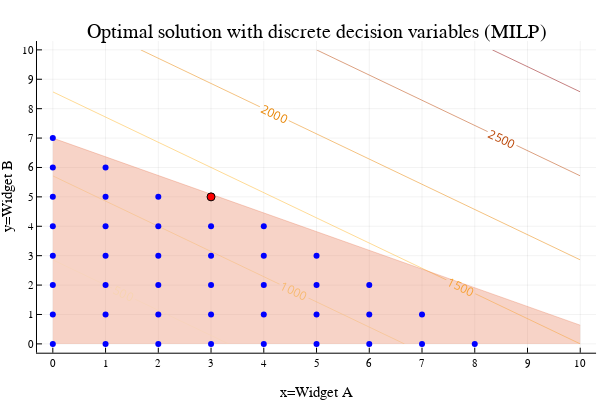

The code cell stored with this chart in its notebook:
### Code cell
contour(x,y,(x,y)->f(x,y),nlevels=10, c=:heat, linewidth=10, colorbar = false, contour_labels = true)
title!("Optimal solution with discrete decision variables (MILP)")
xaxis!("x=Widget A")
yaxis!("y=Widget B")
xticks!(0:maximum(x))
yticks!(0:maximum(y))
areaplot!(x[x.<=11], (77 .- 7*x[x.<=11])./11, legend=false, opacity=0.3)
areaplot!(x[x.<=8], (80 .- 10*x[x.<=8])./8, legend=false, opacity=0.3)
areaplot!(x[x.<=8], repeat([maximum(y)],length(x[x.<=8])), legend=false, opacity=0.15)
#areaplot!([8;0;4.888], [0;7;3.888], legend=false, opacity=1.0)
# display feasible discrete points
scatter!([repeat([0],8)],[0:7], markerstrokewidth=0,markersize=3, markercolor="blue")
scatter!([repeat([1],7)],[0:6], markerstrokewidth=0,markersize=3, markercolor="blue")
scatter!([repeat([2],6)],[0:5], markerstrokewidth=0,markersize=3, markercolor="blue")
scatter!([repeat([3],6)],[0:5], markerstrokewidth=0,markersize=3, markercolor="blue")
scatter!([repeat([4],5)],[0:4], markerstrokewidth=0,markersize=3, markercolor="blue")
scatter!([repeat([5],4)],[0:3], markerstrokewidth=0,markersize=3, markercolor="blue")
scatter!([repeat([6],3)],[0:2], markerstrokewidth=0,markersize=3, markercolor="blue")
scatter!([repeat([7],2)],[0:1], markerstrokewidth=0,markersize=3, markercolor="blue")
scatter!([8,],[0], markerstrokewidth=0,markersize=3, markercolor="blue")
# optimal solution
scatter!([3], [5], markercolor="red")

### Figure 1 — Plotly figure (JSON) as saved in the notebook; plotly's stock layout.template omitted (floating-point values rounded to 4 significant figures)
{"data": [{"colorbar": {"title": ""}, "colorscale": [[0, "rgba(255, 255, 224, 1.000)"], [0.5, "rgba(255, 165, 0, 1.000)"], [1, "rgba(139, 0, 0, 1.000)"]], "contours": {"coloring": "lines", "showlabels": true}, "name": "y1", "ncontours": 12, "showlegend": false, "showscale": false, "type": "contour", "x": [0, 10], "xaxis": "x", "y": [0, 10], "yaxis": "y", "z": [[0, 1500], [1750, 3250]], "zmax": 3250, "zmin": 0}, {"colorbar": {"title": ""}, "fill": "tozeroy", "fillcolor": "rgba(227, 111, 71, 0.300)", "legendgroup": "y2", "line": {"color": "rgba(227, 111, 71, 0.300)", "dash": "solid", "shape": "linear", "width": 1}, "mode": "lines", "name": "y2", "showlegend": true, "type": "scatter", "x": [0, 10], "xaxis": "x", "y": [7, 0.6364], "yaxis": "y", "zmax": 3250, "zmin": 0}, {"colorbar": {"title": ""}, "fill": "tozeroy", "fillcolor": "rgba(62, 164, 78, 0.300)", "legendgroup": "y3", "line": {"color": "rgba(62, 164, 78, 0.300)", "dash": "solid", "shape": "linear", "width": 1}, "mode": "lines", "name": "y3", "showlegend": true, "type": "scatter", "x": [0], "xaxis": "x", "y": [10], "yaxis": "y", "zmax": 3250, "zmin": 0}, {"colorbar": {"title": ""}, "fill": "tozeroy", "fillcolor": "rgba(195, 113, 210, 0.150)", "legendgroup": "y4", "line": {"color": "rgba(195, 113, 210, 0.150)", "dash": "solid", "shape": "linear", "width": 1}, "mode": "lines", "name": "y4", "showlegend": true, "type": "scatter", "x": [0], "xaxis": "x", "y": [10], "yaxis": "y", "zmax": 3250, "zmin": 0}, {"colorbar": {"title": ""}, "legendgroup": "y5", "marker": {"color": "rgba(0, 0, 255, 1.000)", "line": {"color": "rgba(0, 0, 0, 1.000)", "width": 0}, "size": 6, "symbol": "circle"}, "mode": "markers", "name": "y5", "showlegend": true, "type": "scatter", "x": [0, 0, 0, 0, 0, 0, 0, 0], "xaxis": "x", "y": [0, 1, 2, 3, 4, 5, 6, 7], "yaxis": "y", "zmax": 3250, "zmin": 0}, {"colorbar": {"title": ""}, "legendgroup": "y6", "marker": {"color": "rgba(0, 0, 255, 1.000)", "line": {"color": "rgba(0, 0, 0, 1.000)", "width": 0}, "size": 6, "symbol": "circle"}, "mode": "markers", "name": "y6", "showlegend": true, "type": "scatter", "x": [1, 1, 1, 1, 1, 1, 1], "xaxis": "x", "y": [0, 1, 2, 3, 4, 5, 6], "yaxis": "y", "zmax": 3250, "zmin": 0}, {"colorbar": {"title": ""}, "legendgroup": "y7", "marker": {"color": "rgba(0, 0, 255, 1.000)", "line": {"color": "rgba(0, 0, 0, 1.000)", "width": 0}, "size": 6, "symbol": "circle"}, "mode": "markers", "name": "y7", "showlegend": true, "type": "scatter", "x": [2, 2, 2, 2, 2, 2], "xaxis": "x", "y": [0, 1, 2, 3, 4, 5], "yaxis": "y", "zmax": 3250, "zmin": 0}, {"colorbar": {"title": ""}, "legendgroup": "y8", "marker": {"color": "rgba(0, 0, 255, 1.000)", "line": {"color": "rgba(0, 0, 0, 1.000)", "width": 0}, "size": 6, "symbol": "circle"}, "mode": "markers", "name": "y8", "showlegend": true, "type": "scatter", "x": [3, 3, 3, 3, 3, 3], "xaxis": "x", "y": [0, 1, 2, 3, 4, 5], "yaxis": "y", "zmax": 3250, "zmin": 0}, {"colorbar": {"title": ""}, "legendgroup": "y9", "marker": {"color": "rgba(0, 0, 255, 1.000)", "line": {"color": "rgba(0, 0, 0, 1.000)", "width": 0}, "size": 6, "symbol": "circle"}, "mode": "markers", "name": "y9", "showlegend": true, "type": "scatter", "x": [4, 4, 4, 4, 4], "xaxis": "x", "y": [0, 1, 2, 3, 4], "yaxis": "y", "zmax": 3250, "zmin": 0}, {"colorbar": {"title": ""}, "legendgroup": "y10", "marker": {"color": "rgba(0, 0, 255, 1.000)", "line": {"color": "rgba(0, 0, 0, 1.000)", "width": 0}, "size": 6, "symbol": "circle"}, "mode": "markers", "name": "y10", "showlegend": true, "type": "scatter", "x": [5, 5, 5, 5], "xaxis": "x", "y": [0, 1, 2, 3], "yaxis": "y", "zmax": 3250, "zmin": 0}, {"colorbar": {"title": ""}, "legendgroup": "y11", "marker": {"color": "rgba(0, 0, 255, 1.000)", "line": {"color": "rgba(0, 0, 0, 1.000)", "width": 0}, "size": 6, "symbol": "circle"}, "mode": "markers", "name": "y11", "showlegend": true, "type": "scatter", "x": [6, 6, 6], "xaxis": "x", "y": [0, 1, 2], "yaxis": "y", "zmax": 3250, "zmin": 0}, {"colorbar": {"title": ""}, "legendgroup": "y12", "marker": {"color": "rgba(0, 0, 255, 1.000)", "line": {"color": "rgba(0, 0, 0, 1.000)", "width": 0}, "size": 6, "symbol": "circle"}, "mode": "markers", "name": "y12", "showlegend": true, "type": "scatter", "x": [7, 7], "xaxis": "x", "y": [0, 1], "yaxis": "y", "zmax": 3250, "zmin": 0}, {"colorbar": {"title": ""}, "legendgroup": "y13", "marker": {"color": "rgba(0, 0, 255, 1.000)", "line": {"color": "rgba(0, 0, 0, 1.000)", "width": 0}, "size": 6, "symbol": "circle"}, "mode": "markers", "name": "y13", "showlegend": true, "type": "scatter", "x": [8], "xaxis": "x", "y": [0], "yaxis": "y", "zmax": 3250, "zmin": 0}, {"colorbar": {"title": ""}, "legendgroup": "y14", "marker": {"color": "rgba(255, 0, 0, 1.000)", "line": {"color": "rgba(0, 0, 0, 1.000)", "width": 1}, "size": 8, "symbol": "circle"}, "mode": "markers", "name": "y14", "showlegend": true, "type": "scatter", "x": [3], "xaxis": "x", "y": [5], "yaxis": "y", "zmax": 3250, "zmin": 0}], "layout": {"annotations": [{"font": {"color": "rgba(0, 0, 0, 1.000)", "family": "sans-serif", "size": 20}, "rotation": 0, "showarrow": false, "text": "Optimal solution with discrete decision variables (MILP)", "x": 0.5275, "xanchor": "center", "xref": "paper", "y": 1, "yanchor": "top", "yref": "paper"}], "height": 400, "margin": {"b": 20, "l": 0, "r": 0, "t": 20}, "paper_bgcolor": "rgba(255, 255, 255, 1.000)", "plot_bgcolor": "rgba(255, 255, 255, 1.000)", "showlegend": false, "width": 600, "xaxis": {"anchor": "y", "domain": [0.06165, 0.9934], "gridcolor": "rgba(0, 0, 0, 0.100)", "gridwidth": 0.5, "linecolor": "rgba(0, 0, 0, 1.000)", "mirror": false, "range": [-0.3, 10.3], "showgrid": true, "showline": true, "showticklabels": true, "tickangle": 0, "tickcolor": "rgb(0, 0, 0)", "tickfont": {"color": "rgba(0, 0, 0, 1.000)", "family": "sans-serif", "size": 11}, "tickmode": "array", "ticks": "inside", "ticktext": ["0", "1", "2", "3", "4", "5", "6", "7", "8", "9", "10"], "tickvals": [0, 1, 2, 3, 4, 5, 6, 7, 8, 9, 10], "title": "x=Widget A", "titlefont": {"color": "rgba(0, 0, 0, 1.000)", "family": "sans-serif", "size": 15}, "type": "-", "visible": true, "zeroline": false, "zerolinecolor": "rgba(0, 0, 0, 1.000)"}, "yaxis": {"anchor": "x", "domain": [0.07581, 0.9415], "gridcolor": "rgba(0, 0, 0, 0.100)", "gridwidth": 0.5, "linecolor": "rgba(0, 0, 0, 1.000)", "mirror": false, "range": [-0.3, 10.3], "showgrid": true, "showline": true, "showticklabels": true, "tickangle": 0, "tickcolor": "rgb(0, 0, 0)", "tickfont": {"color": "rgba(0, 0, 0, 1.000)", "family": "sans-serif", "size": 11}, "tickmode": "array", "ticks": "inside", "ticktext": ["0", "1", "2", "3", "4", "5", "6", "7", "8", "9", "10"], "tickvals": [0, 1, 2, 3, 4, 5, 6, 7, 8, 9, 10], "title": "y=Widget B", "titlefont": {"color": "rgba(0, 0, 0, 1.000)", "family": "sans-serif", "size": 15}, "type": "-", "visible": true, "zeroline": false, "zerolinecolor": "rgba(0, 0, 0, 1.000)"}}}
